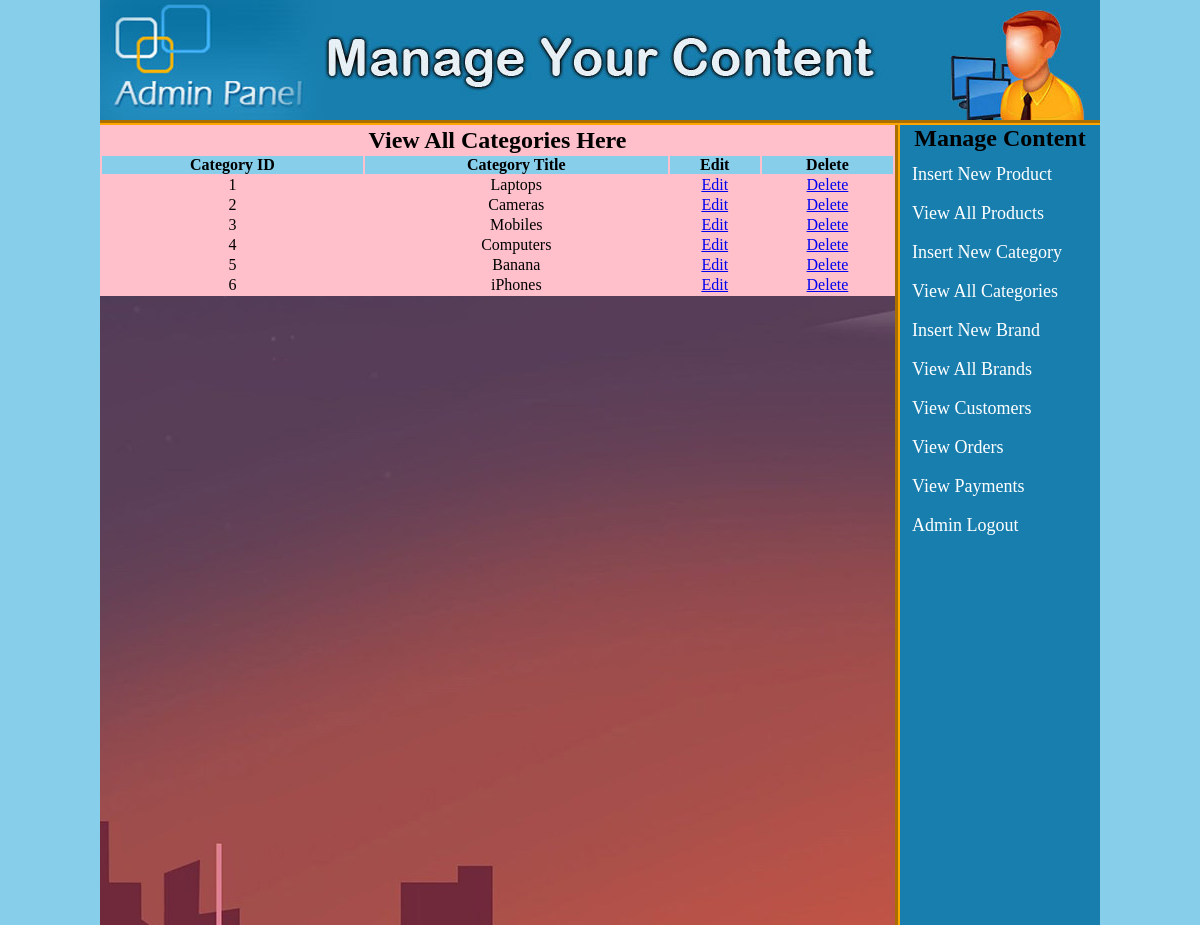
The app's page /admin_area/index.php?view_cats (signed in), older data.
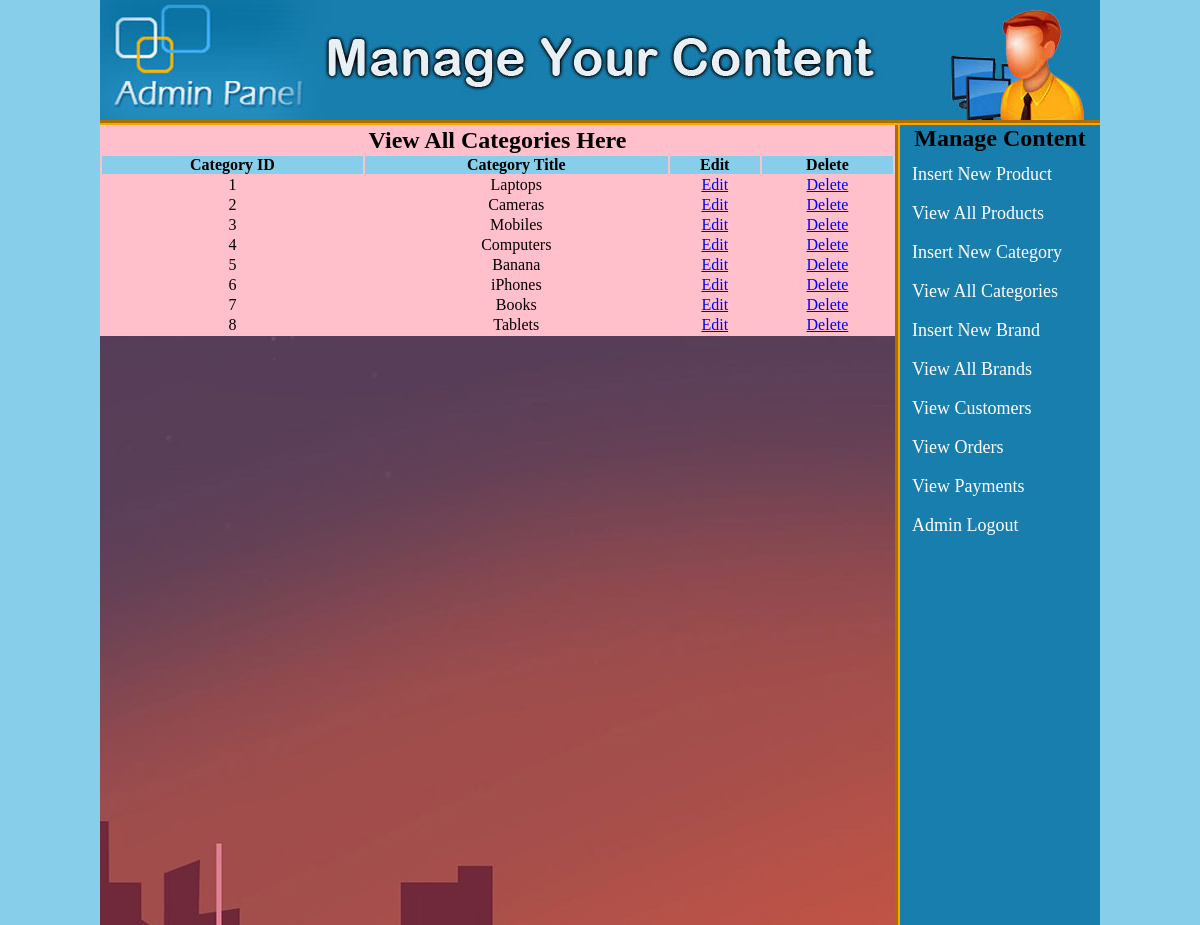
The same page, newer data.
### tables this page shows
CREATE TABLE `categories` (
  `cat_id` int(100) NOT NULL,
  `cat_title` text NOT NULL
);

### admin_area/view_cats.php (the view)
<table width="795" align="center" bgcolor="pink">
	<tr align="center">
		<td colspan="6"><h2>View All Categories Here</h2></td>
	</tr>
	<tr align="center" bgcolor="skyblue">
		<th>Category ID</th>
		<th>Category Title</th>
		<th>Edit</th>
		<th>Delete</th>
	</tr>
	<?php
	include("includes/db.php");
	$get_cat = "select * from categories";
	$run_cat = mysqli_query($con, $get_cat);
	$i = 0;
	while ($row_cat=mysqli_fetch_array($run_cat)){
		$cat_id = $row_cat['cat_id'];
		$cat_title = $row_cat['cat_title'];
		$i++;
	?>
	<tr align="center">
		<td><?php echo $i;?></td>
		<td><?php echo $cat_title;?></td>
		<td><a href="index.php?edit_cat=<?php echo $cat_id; ?>">Edit</a></td>
		<td><a href="delete_cat.php?delete_cat=<?php echo $cat_id;?>">Delete</a></td>
	</tr>
	<?php } ?>
</table>

Row changes from the older to the newer data that the page shows:
added categories: cat_title "Books"
added categories: cat_title "Tablets"
